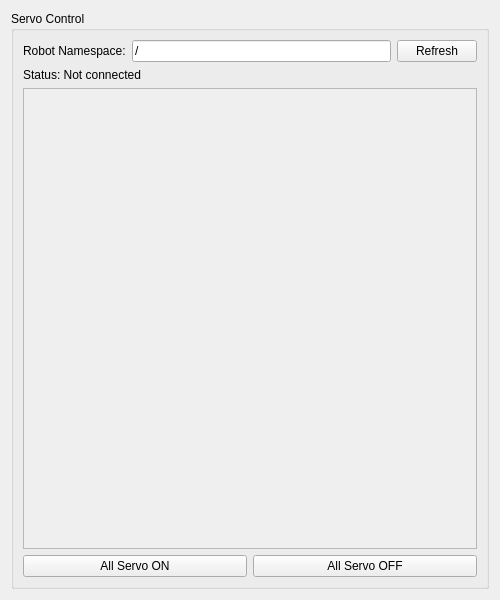
<?xml version="1.0" encoding="UTF-8"?>
<ui version="4.0">
 <class>ServoOnOffWidget</class>
 <widget class="QWidget" name="ServoOnOffWidget">
  <property name="geometry">
   <rect>
    <x>0</x>
    <y>0</y>
    <width>500</width>
    <height>600</height>
   </rect>
  </property>
  <property name="windowTitle">
   <string>Servo On/Off Control</string>
  </property>
  <layout class="QVBoxLayout" name="verticalLayout">
   <item>
    <widget class="QGroupBox" name="groupBox">
     <property name="title">
      <string>Servo Control</string>
     </property>
     <layout class="QVBoxLayout" name="verticalLayout_2">
      <item>
       <layout class="QHBoxLayout" name="horizontalLayout">
        <item>
         <widget class="QLabel" name="label_namespace">
          <property name="text">
           <string>Robot Namespace:</string>
          </property>
         </widget>
        </item>
        <item>
         <widget class="QLineEdit" name="namespace_line_edit">
          <property name="text">
           <string>/</string>
          </property>
         </widget>
        </item>
        <item>
         <widget class="QPushButton" name="refresh_button">
          <property name="text">
           <string>Refresh</string>
          </property>
         </widget>
        </item>
       </layout>
      </item>
      <item>
       <widget class="QLabel" name="label_status">
        <property name="text">
         <string>Status: Not connected</string>
        </property>
       </widget>
      </item>
      <item>
       <widget class="QScrollArea" name="scrollArea">
        <property name="widgetResizable">
         <bool>true</bool>
        </property>
        <widget class="QWidget" name="scrollAreaWidgetContents">
         <property name="geometry">
          <rect>
           <x>0</x>
           <y>0</y>
           <width>460</width>
           <height>400</height>
          </rect>
         </property>
         <layout class="QVBoxLayout" name="verticalLayout_3">
          <item>
           <widget class="QWidget" name="joint_widget" native="true">
            <layout class="QVBoxLayout" name="joint_layout"/>
           </widget>
          </item>
         </layout>
        </widget>
       </widget>
      </item>
      <item>
       <layout class="QHBoxLayout" name="horizontalLayout_2">
        <item>
         <widget class="QPushButton" name="all_on_button">
          <property name="text">
           <string>All Servo ON</string>
          </property>
         </widget>
        </item>
        <item>
         <widget class="QPushButton" name="all_off_button">
          <property name="text">
           <string>All Servo OFF</string>
          </property>
         </widget>
        </item>
       </layout>
      </item>
     </layout>
    </widget>
   </item>
  </layout>
 </widget>
 <resources/>
 <connections/>
</ui>
